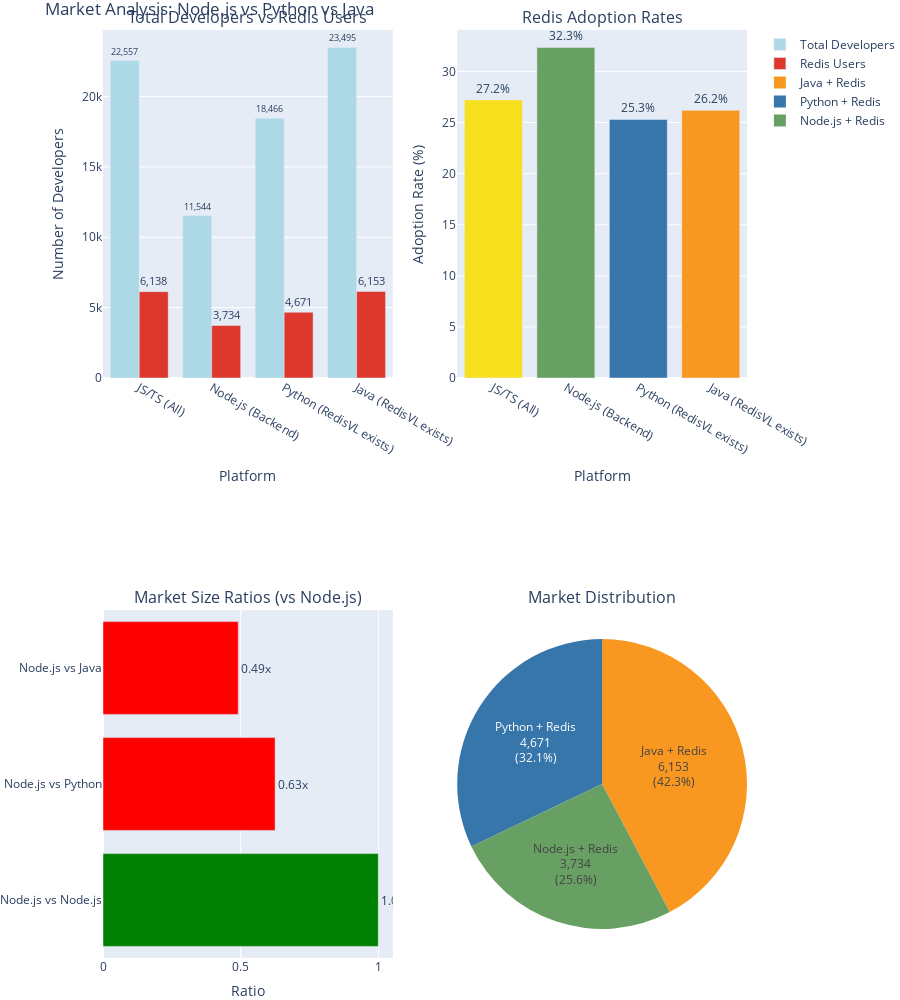

Notebook code for this chart:
### Code cell
# Visualize the comparison with Plotly
from plotly.subplots import make_subplots
import plotly.graph_objects as go

# Prepare data
categories = ['JS/TS\n(All)', 'Node.js\n(Backend)', 'Python\n(RedisVL exists)', 'Java\n(RedisVL exists)']
total_counts = [len(js_ts_developers), len(nodejs_developers), len(python_developers), len(java_developers)]
redis_counts = [len(js_ts_redis_developers), len(nodejs_redis_developers), len(python_redis_developers), len(java_redis_developers)]

# Create subplots
fig = make_subplots(
    rows=2, cols=2,
    subplot_titles=('Total Developers vs Redis Users', 'Redis Adoption Rates', 
                    'Market Size Ratios (vs Node.js)', 'Market Distribution'),
    specs=[[{'type': 'bar'}, {'type': 'bar'}],
           [{'type': 'bar'}, {'type': 'pie'}]]
)

# Chart 1: Total vs Redis users
fig.add_trace(go.Bar(name='Total Developers', x=categories, y=total_counts,
                     marker_color='lightblue', text=[f'{c:,}' for c in total_counts],
                     textposition='outside'), row=1, col=1)
fig.add_trace(go.Bar(name='Redis Users', x=categories, y=redis_counts,
                     marker_color='#DC382D', text=[f'{c:,}' for c in redis_counts],
                     textposition='outside'), row=1, col=1)

# Chart 2: Redis adoption rates
adoption_rates = [(redis_counts[i]/total_counts[i])*100 for i in range(len(categories))]
fig.add_trace(go.Bar(x=categories, y=adoption_rates, marker_color=['#f7df1e', '#68a063', '#3776ab', '#f89820'],
                     text=[f'{r:.1f}%' for r in adoption_rates], textposition='outside',
                     showlegend=False), row=1, col=2)

# Chart 3: Market size ratios
nodejs_total = len(nodejs_developers)
ratios = [len(nodejs_developers)/len(nodejs_developers), 
          len(nodejs_developers)/len(python_developers),
          len(nodejs_developers)/len(java_developers)]
ratio_labels = ['Node.js\nvs Node.js', 'Node.js\nvs Python', 'Node.js\nvs Java']
colors = ['green' if r >= 1 else 'red' for r in ratios]
fig.add_trace(go.Bar(y=ratio_labels, x=ratios, orientation='h', marker_color=colors,
                     text=[f'{r:.2f}x' for r in ratios], textposition='outside',
                     showlegend=False), row=2, col=1)

# Chart 4: Pie chart
pie_labels = ['Node.js + Redis', 'Python + Redis', 'Java + Redis']
pie_values = [len(nodejs_redis_developers), len(python_redis_developers), len(java_redis_developers)]
fig.add_trace(go.Pie(labels=pie_labels, values=pie_values, 
                     marker_colors=['#68a063', '#3776ab', '#f89820'],
                     textinfo='label+percent+value', texttemplate='%{label}<br>%{value:,}<br>(%{percent})'),
              row=2, col=2)

fig.update_layout(height=1000, showlegend=True, title_text="Market Analysis: Node.js vs Python vs Java")
fig.update_xaxes(title_text="Platform", row=1, col=1)
fig.update_yaxes(title_text="Number of Developers", row=1, col=1)
fig.update_xaxes(title_text="Platform", row=1, col=2)
fig.update_yaxes(title_text="Adoption Rate (%)", row=1, col=2)
fig.update_xaxes(title_text="Ratio", row=2, col=1)
fig.show()

### Figure 1 — Plotly figure (JSON) as saved in the notebook; plotly's stock layout.template omitted (floating-point values rounded to 4 significant figures)
{"data": [{"marker": {"color": "lightblue"}, "name": "Total Developers", "text": ["22,557", "11,544", "18,466", "23,495"], "textposition": "outside", "type": "bar", "x": ["JS/TS\n(All)", "Node.js\n(Backend)", "Python\n(RedisVL exists)", "Java\n(RedisVL exists)"], "xaxis": "x", "y": [22557, 11544, 18466, 23495], "yaxis": "y"}, {"marker": {"color": "#DC382D"}, "name": "Redis Users", "text": ["6,138", "3,734", "4,671", "6,153"], "textposition": "outside", "type": "bar", "x": ["JS/TS\n(All)", "Node.js\n(Backend)", "Python\n(RedisVL exists)", "Java\n(RedisVL exists)"], "xaxis": "x", "y": [6138, 3734, 4671, 6153], "yaxis": "y"}, {"marker": {"color": ["#f7df1e", "#68a063", "#3776ab", "#f89820"]}, "showlegend": false, "text": ["27.2%", "32.3%", "25.3%", "26.2%"], "textposition": "outside", "type": "bar", "x": ["JS/TS\n(All)", "Node.js\n(Backend)", "Python\n(RedisVL exists)", "Java\n(RedisVL exists)"], "xaxis": "x2", "y": [27.21, 32.35, 25.3, 26.19], "yaxis": "y2"}, {"marker": {"color": ["green", "red", "red"]}, "orientation": "h", "showlegend": false, "text": ["1.00x", "0.63x", "0.49x"], "textposition": "outside", "type": "bar", "x": [1.0, 0.6251, 0.4913], "xaxis": "x3", "y": ["Node.js\nvs Node.js", "Node.js\nvs Python", "Node.js\nvs Java"], "yaxis": "y3"}, {"domain": {"x": [0.55, 1.0], "y": [0.0, 0.375]}, "labels": ["Node.js + Redis", "Python + Redis", "Java + Redis"], "marker": {"colors": ["#68a063", "#3776ab", "#f89820"]}, "textinfo": "label+percent+value", "texttemplate": "%{label}<br>%{value:,}<br>(%{percent})", "type": "pie", "values": [3734, 4671, 6153]}], "layout": {"annotations": [{"font": {"size": 16}, "showarrow": false, "text": "Total Developers vs Redis Users", "x": 0.225, "xanchor": "center", "xref": "paper", "y": 1.0, "yanchor": "bottom", "yref": "paper"}, {"font": {"size": 16}, "showarrow": false, "text": "Redis Adoption Rates", "x": 0.775, "xanchor": "center", "xref": "paper", "y": 1.0, "yanchor": "bottom", "yref": "paper"}, {"font": {"size": 16}, "showarrow": false, "text": "Market Size Ratios (vs Node.js)", "x": 0.225, "xanchor": "center", "xref": "paper", "y": 0.375, "yanchor": "bottom", "yref": "paper"}, {"font": {"size": 16}, "showarrow": false, "text": "Market Distribution", "x": 0.775, "xanchor": "center", "xref": "paper", "y": 0.375, "yanchor": "bottom", "yref": "paper"}], "height": 1000, "showlegend": true, "title": {"text": "Market Analysis: Node.js vs Python vs Java"}, "xaxis": {"anchor": "y", "domain": [0.0, 0.45], "title": {"text": "Platform"}}, "xaxis2": {"anchor": "y2", "domain": [0.55, 1.0], "title": {"text": "Platform"}}, "xaxis3": {"anchor": "y3", "domain": [0.0, 0.45], "title": {"text": "Ratio"}}, "yaxis": {"anchor": "x", "domain": [0.625, 1.0], "title": {"text": "Number of Developers"}}, "yaxis2": {"anchor": "x2", "domain": [0.625, 1.0], "title": {"text": "Adoption Rate (%)"}}, "yaxis3": {"anchor": "x3", "domain": [0.0, 0.375]}}}
